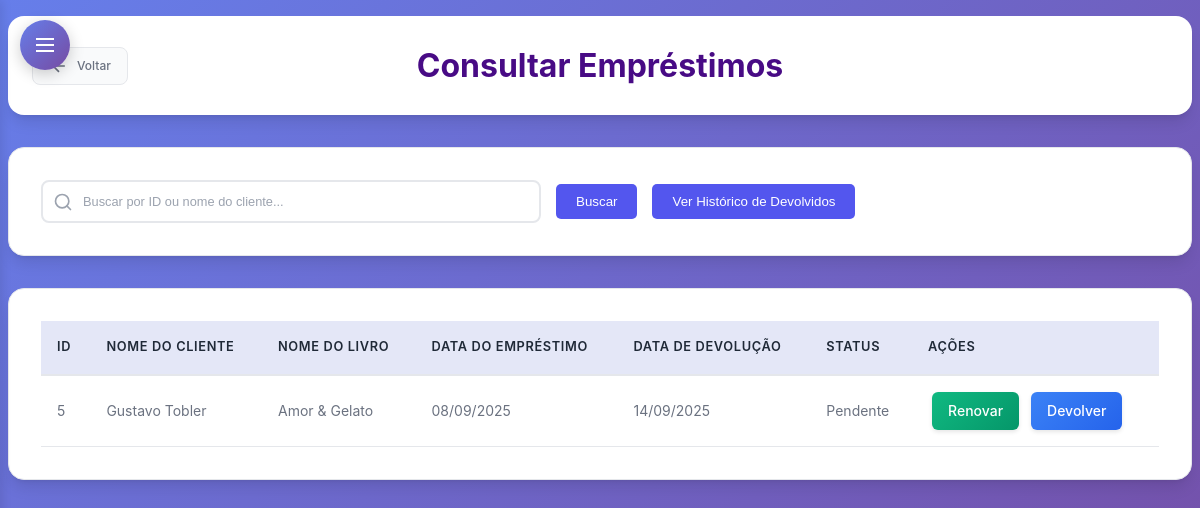
Screenshot of /subtelas/consultar_emprestimo.php (signed in) with the database file from the repository.
### tables this page shows
CREATE TABLE `emprestimo` (
  `Cod_Emprestimo` int(11) NOT NULL,
  `Cod_Cliente` int(11) NOT NULL,
  `Cod_Livro` int(11) NOT NULL,
  `Data_Emprestimo` date NOT NULL,
  `Data_Devolucao` date NOT NULL,
  `Status_Emprestimo` enum('Pendente','Devolvido') DEFAULT 'Pendente'
);

CREATE TABLE `cliente` (
  `Cod_Cliente` int(11) NOT NULL,
  `Cod_Perfil` int(11) DEFAULT NULL,
  `Nome` varchar(50) NOT NULL,
  `CPF` varchar(15) NOT NULL,
  `Email` varchar(255) NOT NULL,
  `Sexo` varchar(10) NOT NULL,
  `Nome_Responsavel` varchar(50) DEFAULT NULL,
  `Telefone` varchar(20) NOT NULL,
  `Data_Nascimento` date NOT NULL,
  `CEP` varchar(20) NOT NULL,
  `UF` char(2) NOT NULL,
  `Cidade` varchar(30) NOT NULL,
  `Bairro` varchar(30) NOT NULL,
  `Rua` varchar(40) NOT NULL,
  `Num_Residencia` int(11) NOT NULL,
  `Foto` longblob NOT NULL,
  `status` enum('ativo','inativo') DEFAULT 'ativo'
);

CREATE TABLE `livro` (
  `Cod_Livro` int(11) NOT NULL,
  `Cod_Autor` int(11) DEFAULT NULL,
  `Cod_Editora` int(11) DEFAULT NULL,
  `Cod_Doador` int(11) DEFAULT NULL,
  `Cod_Genero` int(11) DEFAULT NULL,
  `Titulo` varchar(50) NOT NULL,
  `Data_Lancamento` varchar(12) DEFAULT NULL,
  `Data_Registro` varchar(12) DEFAULT NULL,
  `Quantidade` int(11) NOT NULL,
  `Num_Prateleira` char(2) DEFAULT NULL,
  `Foto` longblob NOT NULL,
  `status` enum('ativo','inativo') DEFAULT 'ativo'
);

### subtelas/consultar_emprestimo.php (the view, shortened to what this page needs)
  <?php
require_once '../conexao.php';
$emprestimos = [];
$mostrar_inativos = isset($_GET['inativos']) && $_GET['inativos'] === 'true';
try {
    $statusFiltro = $mostrar_inativos ? "e.Status_Emprestimo = 'inativo'" : "e.Status_Emprestimo = 'Pendente'";
    if ($_SERVER["REQUEST_METHOD"] == "POST" && !empty($_POST['busca'])) {
        $busca = trim($_POST['busca']);
        if (is_numeric($busca)) {
            $sql = "SELECT e.Cod_Emprestimo, c.Nome AS Nome_Cliente, l.Titulo AS Nome_Livro,
                           e.Data_Emprestimo, e.Data_Devolucao, e.Status_Emprestimo
                      FROM emprestimo e
                      INNER JOIN cliente c ON e.Cod_Cliente = c.Cod_Cliente
                      INNER JOIN livro l ON e.Cod_Livro = l.Cod_Livro
                      WHERE e.Cod_Emprestimo = :busca AND $statusFiltro
                      ORDER BY e.Data_Emprestimo DESC";
            $stmt = $pdo->prepare($sql);
            $stmt->bindParam(':busca', $busca, PDO::PARAM_INT);
        } else {
            $sql = "SELECT e.Cod_Emprestimo, c.Nome AS Nome_Cliente, l.Titulo AS Nome_Livro,
                           e.Data_Emprestimo, e.Data_Devolucao, e.Status_Emprestimo
                      FROM emprestimo e
                      INNER JOIN cliente c ON e.Cod_Cliente = c.Cod_Cliente
                      INNER JOIN livro l ON e.Cod_Livro = l.Cod_Livro
                      WHERE c.Nome LIKE :busca_nome AND $statusFiltro
                      ORDER BY e.Data_Emprestimo DESC";
            $stmt = $pdo->prepare($sql);
            $stmt->bindValue(':busca_nome', "$busca%", PDO::PARAM_STR);
        }
    } else {
        $sql = "SELECT e.Cod_Emprestimo, c.Nome AS Nome_Cliente, l.Titulo AS Nome_Livro,
                       e.Data_Emprestimo, e.Data_Devolucao, e.Status_Emprestimo
                  FROM emprestimo e
                  INNER JOIN cliente c ON e.Cod_Cliente = c.Cod_Cliente
                  INNER JOIN livro l ON e.Cod_Livro = l.Cod_Livro
                  WHERE $statusFiltro
                  ORDER BY e.Data_Emprestimo DESC";
        $stmt = $pdo->prepare($sql);
    }
    $stmt->execute();
    $emprestimos = $stmt->fetchAll(PDO::FETCH_ASSOC);
} catch (PDOException $e) {
    $erro = "Erro na consulta: " . $e->getMessage();
    $emprestimos = [];
}
?>
<!DOCTYPE html>
<html lang="pt-br">
<head>
  <link rel="stylesheet" type="text/css" href="subtelas_css/consultas.css" />
  <link rel="stylesheet" type="text/css" href="subtelas_css/sidebar-dropdown.css" />
</head>
<body>
    <?php include 'includes/sidebar-dropdown.php'; ?>
  <div class="page-wrapper">
    <header>
      <a href="<?= $linkVoltar ?>" class="btn-voltar">
                    <svg width="20" height="20" viewBox="0 0 24 24" fill="none" stroke="currentColor" stroke-width="2">
                        <path d="M19 12H5M12 19l-7-7 7-7"/>
                    </svg>
                    Voltar
                </a>
      <h1>Consultar Empréstimos</h1>
    </header>
    <form action="consultar_emprestimo.php" method="POST">
    <div class="filtro-container">
      <div id="search-container">
          <div class="input-wrapper">
                         <input type="text" id="search-input" name="busca" placeholder="Buscar por ID ou nome do cliente..." value="<?= htmlspecialchars(isset($_POST['busca']) ? $_POST['busca'] : '') ?>">
          </div>
          <button type="submit" class="btn-filtrar">Buscar</button>
                     <div>
             <button type="button" id="btn-historico" class="btn-filtrar" onclick="alternarVisualizacao()">
               Ver Histórico de Devolvidos
             </button>
           </div>
        </div>
    </form>
    <nav>
      <table id="funcionarios-table">
        <thead>
          <tr>
            <th>ID</th>
            <th>NOME DO CLIENTE</th>
            <th>NOME DO LIVRO</th>
            <th>DATA DO EMPRÉSTIMO</th>
            <th>DATA DE DEVOLUÇÃO</th>
            <th>STATUS</th>
            <th>AÇÕES</th>
          </tr>
        </thead>
        <tbody>
          <?php if (!empty($emprestimos) && is_array($emprestimos)): ?>
            <?php foreach ($emprestimos as $e): ?>
              <tr>
                <td><?= htmlspecialchars($e['Cod_Emprestimo']) ?></td>
                <td><?= htmlspecialchars($e['Nome_Cliente']) ?></td>
                <td><?= htmlspecialchars($e['Nome_Livro']) ?></td>
                <td><?= date("d/m/Y", strtotime($e['Data_Emprestimo'])) ?></td>
                <td><?= $e['Data_Devolucao'] ? date("d/m/Y", strtotime($e['Data_Devolucao'])) : 'Não devolvido' ?></td>
                <td><?= htmlspecialchars($e['Status_Emprestimo']) ?></td>
                <td>
                  <?php if ($mostrar_inativos): ?>
                    <a href="consultar_emprestimo.php?reativar=<?= $e['Cod_Emprestimo'] ?>&inativos=true" class="btn-action btn-reactivate" title="Reativar" onclick="return confirm('Deseja reativar este empréstimo?')">
                      <svg width="16" height="16" viewBox="0 0 24 24" fill="none" stroke="currentColor" stroke-width="2">
                        <path d="M9 12l2 2 4-4M21 12c0 4.97-4.03 9-9 9s-9-4.03-9-9 4.03-9 9-9 9 4.03 9 9z"/>
                      </svg>
                    </a>
                  <?php else: ?>
                    <a href="renovar_emprestimo.php?id=<?= htmlspecialchars($e['Cod_Emprestimo']) ?>" class="renovar">Renovar</a>
                    <a href="devolver_emprestimo.php?id=<?= htmlspecialchars($e['Cod_Emprestimo']) ?>" class="devolver">Devolver</a>
                  <?php endif; ?>
                </td>
              </tr>
            <?php endforeach; ?>
          <?php else: ?>
              <tr><td colspan="7">Nenhum empréstimo pendente encontrado</td></tr>
          <?php endif; ?>
        </tbody>
      </table>
    </nav>
    </div>
</body>
</html>

### subtelas/subtelas_css/sidebar-dropdown.css (style rules this page uses)
.page-wrapper { transition: margin-left 0.3s ease; }

### subtelas/consultar_emprestimo.php (style rules this page uses)
#search-container { display: flex; align-items: center; gap: 15px; flex: 1; min-width: 300px; }
.input-wrapper { flex: 1; position: relative; }
.btn-filtrar { padding: 10px 20px; background:rgb(83, 86, 238); color: white; border: none; border-radius: 5px; cursor: pointer; transition: background 0.3s; font-weight: 500; }
a { text-decoration: none; }

### rows the page displays
emprestimo: Cod_Emprestimo "5", Cod_Cliente.Nome "Gustavo Tobler", Cod_Livro.Titulo "Amor & Gelato", Data_Emprestimo "08/09/2025", Data_Devolucao "14/09/2025", Status_Emprestimo "Pendente"
